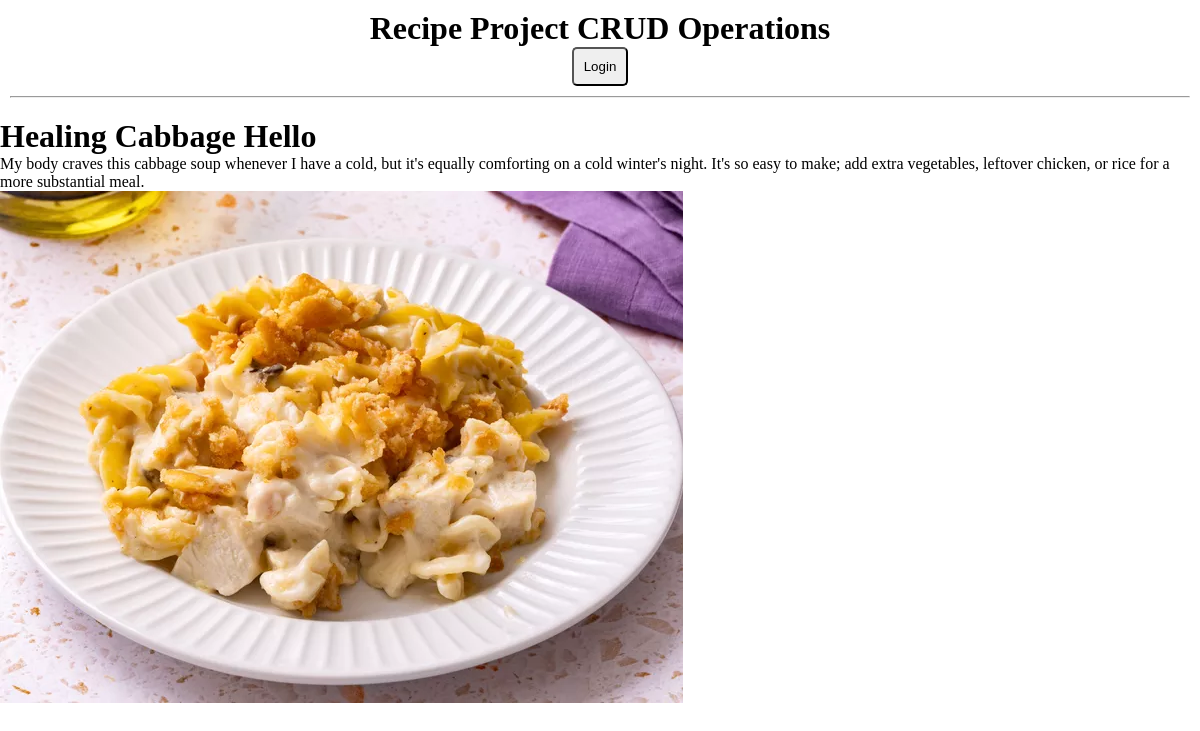
Page /recipe/1/ on the committed database.
### home/models.py (models this page shows, shortened)
class Recipe(models.Model):
    recipe_owner = models.ForeignKey(User, on_delete=models.CASCADE)
    recipe_name = models.CharField(max_length=100, unique=True)
    recipe_description = models.TextField()
    recipe_image = models.ImageField(upload_to="photos/")
    recipe_created_at = models.DateTimeField(auto_now_add=True)

### home/views.py (the view)
# urls.py: path('recipe/<recipe_id>/', views.recipe_page, name="recipe_page"),
def recipe_page(request, recipe_id):
    recipe = Recipe.objects.get(id = recipe_id)
    context = {"recipe" : recipe}
    return render(request, 'home/recipe.html', context)

### templates/home/recipe.html (shortened to what this page needs)
{% extends 'base.html' %}
{% block content %}
<h1>
    {{recipe.recipe_name}}
</h1>
<p>
    {{recipe.recipe_description}}
</p>
{% if recipe.recipe_image %}
<img src="{{recipe.recipe_image.url}}" alt="{{recipe.recipe_name}}">
{% else %}
<img src="/media/photos/default.jpg" alt="default image">
{% endif %}
{% endblock %}

### static/css/styles.css (style rules this page uses)
* { box-sizing: border-box; margin: 0; padding: 0; }

### rows in the picture
Recipe: recipe_name "Healing Cabbage Hello", recipe_description "My body craves this cabbage soup whenever I have a cold, but it's equally comforting on a cold winter's night. It's so easy to make; add extra vegetables, leftover chicken, or rice for a more substantial meal.", recipe_image (picture)
